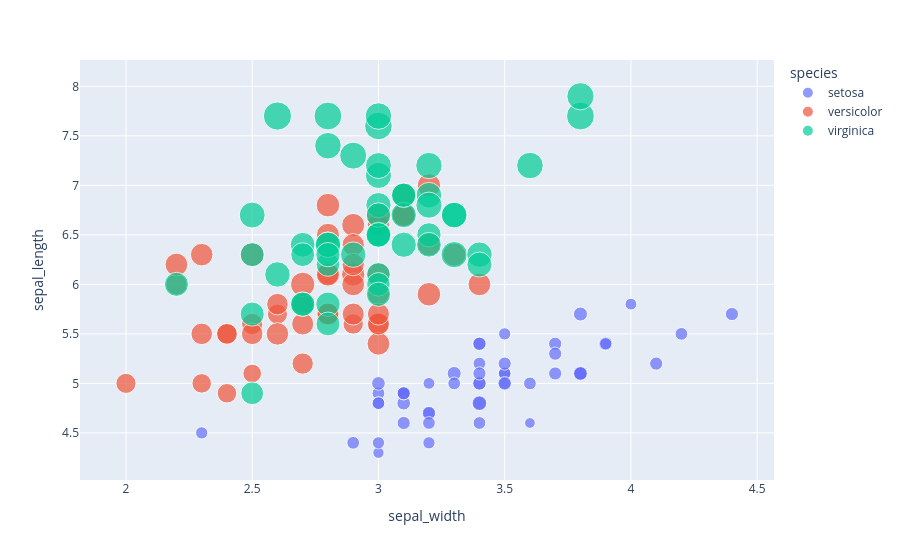

Notebook code for this chart:
### Code cell
iris = px.data.iris()
fig = px.scatter(iris,x='sepal_width',y='sepal_length',
                color='species',size='petal_length',hover_data=['petal_width'])
fig.show()

### Figure 1 — Plotly figure (JSON) as saved in the notebook; plotly's stock layout.template omitted (floating-point values rounded to 4 significant figures)
{"data": [{"customdata": [[0.2], [0.2], [0.2], [0.2], [0.2], [0.4], [0.3], [0.2], [0.2], [0.1], [0.2], [0.2], [0.1], [0.1], [0.2], [0.4], [0.4], [0.3], [0.3], [0.3], [0.2], [0.4], [0.2], [0.5], [0.2], [0.2], [0.4], [0.2], [0.2], [0.2], [0.2], [0.4], [0.1], [0.2], [0.1], [0.2], [0.2], [0.1], [0.2], [0.2], [0.3], [0.3], [0.2], [0.6], [0.4], [0.3], [0.2], [0.2], [0.2], [0.2]], "hovertemplate": "species=setosa<br>sepal_width=%{x}<br>sepal_length=%{y}<br>petal_length=%{marker.size}<br>petal_width=%{customdata[0]}<extra></extra>", "legendgroup": "setosa", "marker": {"color": "#636efa", "size": [1.4, 1.4, 1.3, 1.5, 1.4, 1.7, 1.4, 1.5, 1.4, 1.5, 1.5, 1.6, 1.4, 1.1, 1.2, 1.5, 1.3, 1.4, 1.7, 1.5, 1.7, 1.5, 1, 1.7, 1.9, 1.6, 1.6, 1.5, 1.4, 1.6, 1.6, 1.5, 1.5, 1.4, 1.5, 1.2, 1.3, 1.5, 1.3, 1.5, 1.3, 1.3, 1.3, 1.6, 1.9, 1.4, 1.6, 1.4, 1.5, 1.4], "sizemode": "area", "sizeref": 0.01725, "symbol": "circle"}, "mode": "markers", "name": "setosa", "orientation": "v", "showlegend": true, "type": "scatter", "x": [3.5, 3, 3.2, 3.1, 3.6, 3.9, 3.4, 3.4, 2.9, 3.1, 3.7, 3.4, 3, 3, 4, 4.4, 3.9, 3.5, 3.8, 3.8, 3.4, 3.7, 3.6, 3.3, 3.4, 3, 3.4, 3.5, 3.4, 3.2, 3.1, 3.4, 4.1, 4.2, 3.1, 3.2, 3.5, 3.1, 3, 3.4, 3.5, 2.3, 3.2, 3.5, 3.8, 3, 3.8, 3.2, 3.7, 3.3], "xaxis": "x", "y": [5.1, 4.9, 4.7, 4.6, 5, 5.4, 4.6, 5, 4.4, 4.9, 5.4, 4.8, 4.8, 4.3, 5.8, 5.7, 5.4, 5.1, 5.7, 5.1, 5.4, 5.1, 4.6, 5.1, 4.8, 5, 5, 5.2, 5.2, 4.7, 4.8, 5.4, 5.2, 5.5, 4.9, 5, 5.5, 4.9, 4.4, 5.1, 5, 4.5, 4.4, 5, 5.1, 4.8, 5.1, 4.6, 5.3, 5], "yaxis": "y"}, {"customdata": [[1.4], [1.5], [1.5], [1.3], [1.5], [1.3], [1.6], [1], [1.3], [1.4], [1], [1.5], [1], [1.4], [1.3], [1.4], [1.5], [1], [1.5], [1.1], [1.8], [1.3], [1.5], [1.2], [1.3], [1.4], [1.4], [1.7], [1.5], [1], [1.1], [1], [1.2], [1.6], [1.5], [1.6], [1.5], [1.3], [1.3], [1.3], [1.2], [1.4], [1.2], [1], [1.3], [1.2], [1.3], [1.3], [1.1], [1.3]], "hovertemplate": "species=versicolor<br>sepal_width=%{x}<br>sepal_length=%{y}<br>petal_length=%{marker.size}<br>petal_width=%{customdata[0]}<extra></extra>", "legendgroup": "versicolor", "marker": {"color": "#EF553B", "size": [4.7, 4.5, 4.9, 4, 4.6, 4.5, 4.7, 3.3, 4.6, 3.9, 3.5, 4.2, 4, 4.7, 3.6, 4.4, 4.5, 4.1, 4.5, 3.9, 4.8, 4, 4.9, 4.7, 4.3, 4.4, 4.8, 5, 4.5, 3.5, 3.8, 3.7, 3.9, 5.1, 4.5, 4.5, 4.7, 4.4, 4.1, 4, 4.4, 4.6, 4, 3.3, 4.2, 4.2, 4.2, 4.3, 3, 4.1], "sizemode": "area", "sizeref": 0.01725, "symbol": "circle"}, "mode": "markers", "name": "versicolor", "orientation": "v", "showlegend": true, "type": "scatter", "x": [3.2, 3.2, 3.1, 2.3, 2.8, 2.8, 3.3, 2.4, 2.9, 2.7, 2, 3, 2.2, 2.9, 2.9, 3.1, 3, 2.7, 2.2, 2.5, 3.2, 2.8, 2.5, 2.8, 2.9, 3, 2.8, 3, 2.9, 2.6, 2.4, 2.4, 2.7, 2.7, 3, 3.4, 3.1, 2.3, 3, 2.5, 2.6, 3, 2.6, 2.3, 2.7, 3, 2.9, 2.9, 2.5, 2.8], "xaxis": "x", "y": [7, 6.4, 6.9, 5.5, 6.5, 5.7, 6.3, 4.9, 6.6, 5.2, 5, 5.9, 6, 6.1, 5.6, 6.7, 5.6, 5.8, 6.2, 5.6, 5.9, 6.1, 6.3, 6.1, 6.4, 6.6, 6.8, 6.7, 6, 5.7, 5.5, 5.5, 5.8, 6, 5.4, 6, 6.7, 6.3, 5.6, 5.5, 5.5, 6.1, 5.8, 5, 5.6, 5.7, 5.7, 6.2, 5.1, 5.7], "yaxis": "y"}, {"customdata": [[2.5], [1.9], [2.1], [1.8], [2.2], [2.1], [1.7], [1.8], [1.8], [2.5], [2], [1.9], [2.1], [2], [2.4], [2.3], [1.8], [2.2], [2.3], [1.5], [2.3], [2], [2], [1.8], [2.1], [1.8], [1.8], [1.8], [2.1], [1.6], [1.9], [2], [2.2], [1.5], [1.4], [2.3], [2.4], [1.8], [1.8], [2.1], [2.4], [2.3], [1.9], [2.3], [2.5], [2.3], [1.9], [2], [2.3], [1.8]], "hovertemplate": "species=virginica<br>sepal_width=%{x}<br>sepal_length=%{y}<br>petal_length=%{marker.size}<br>petal_width=%{customdata[0]}<extra></extra>", "legendgroup": "virginica", "marker": {"color": "#00cc96", "size": [6, 5.1, 5.9, 5.6, 5.8, 6.6, 4.5, 6.3, 5.8, 6.1, 5.1, 5.3, 5.5, 5, 5.1, 5.3, 5.5, 6.7, 6.9, 5, 5.7, 4.9, 6.7, 4.9, 5.7, 6, 4.8, 4.9, 5.6, 5.8, 6.1, 6.4, 5.6, 5.1, 5.6, 6.1, 5.6, 5.5, 4.8, 5.4, 5.6, 5.1, 5.1, 5.9, 5.7, 5.2, 5, 5.2, 5.4, 5.1], "sizemode": "area", "sizeref": 0.01725, "symbol": "circle"}, "mode": "markers", "name": "virginica", "orientation": "v", "showlegend": true, "type": "scatter", "x": [3.3, 2.7, 3, 2.9, 3, 3, 2.5, 2.9, 2.5, 3.6, 3.2, 2.7, 3, 2.5, 2.8, 3.2, 3, 3.8, 2.6, 2.2, 3.2, 2.8, 2.8, 2.7, 3.3, 3.2, 2.8, 3, 2.8, 3, 2.8, 3.8, 2.8, 2.8, 2.6, 3, 3.4, 3.1, 3, 3.1, 3.1, 3.1, 2.7, 3.2, 3.3, 3, 2.5, 3, 3.4, 3], "xaxis": "x", "y": [6.3, 5.8, 7.1, 6.3, 6.5, 7.6, 4.9, 7.3, 6.7, 7.2, 6.5, 6.4, 6.8, 5.7, 5.8, 6.4, 6.5, 7.7, 7.7, 6, 6.9, 5.6, 7.7, 6.3, 6.7, 7.2, 6.2, 6.1, 6.4, 7.2, 7.4, 7.9, 6.4, 6.3, 6.1, 7.7, 6.3, 6.4, 6, 6.9, 6.7, 6.9, 5.8, 6.8, 6.7, 6.7, 6.3, 6.5, 6.2, 5.9], "yaxis": "y"}], "layout": {"autosize": true, "legend": {"itemsizing": "constant", "title": {"text": "species"}, "tracegroupgap": 0}, "margin": {"t": 60}, "xaxis": {"anchor": "y", "autorange": true, "domain": [0, 1], "range": [1.803, 4.577], "title": {"text": "sepal_width"}, "type": "linear"}, "yaxis": {"anchor": "x", "autorange": true, "domain": [0, 1], "range": [3.947, 8.435], "title": {"text": "sepal_length"}, "type": "linear"}}}
